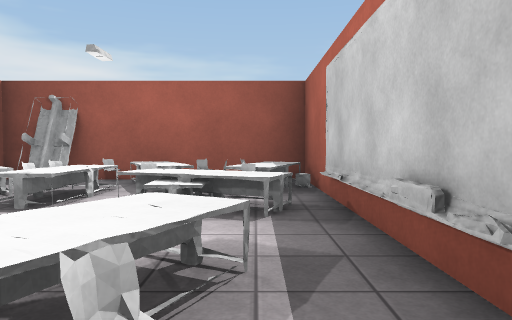
[1] (above)

24 first-person views from a walk through a scene from a Unity 3-D project. The camera is 1.2 m above the floor, tilts 2° down and sees 70° across. Doors are open. The floor is counted in squares, 2 m on a side. Each view is taken from the middle of a square. On the plan, view 1 faces up. The plan holds only what a view shows up to about 10 squares ahead; the rest is blank. The place goes on beyond the plan. The player is left out. Some surface patterns are stand-ins.

[2]
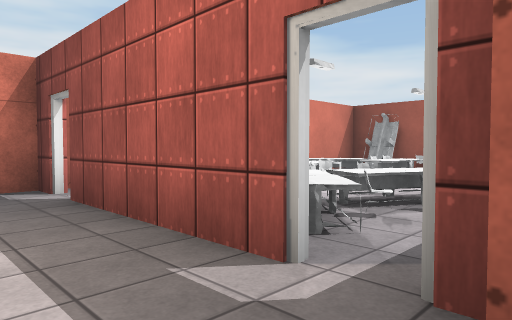

[3]
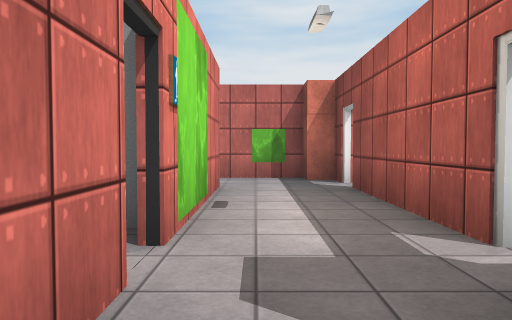

[4]
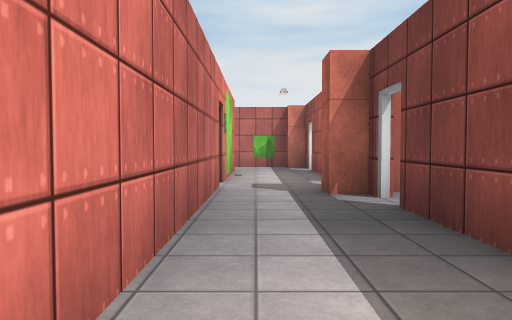

[5]
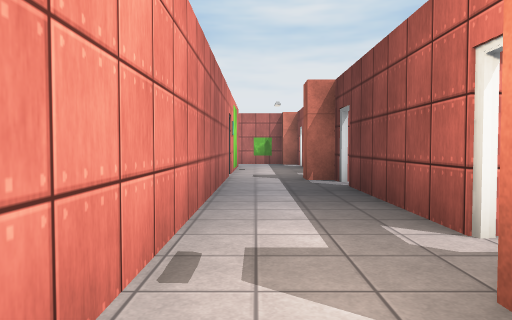

[6]
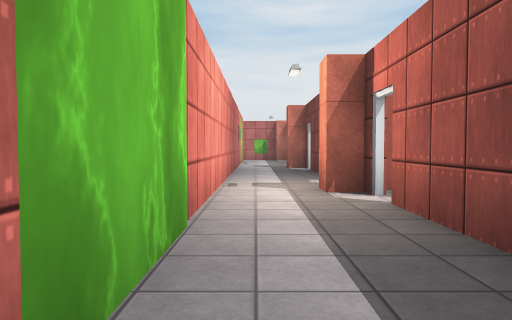

[7]
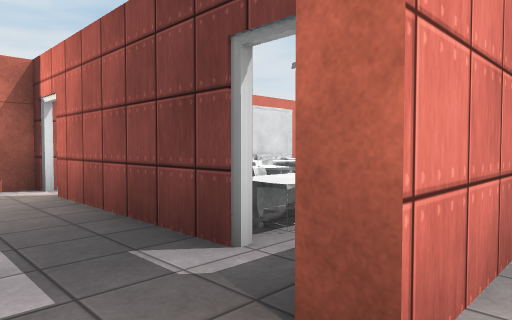

[8]
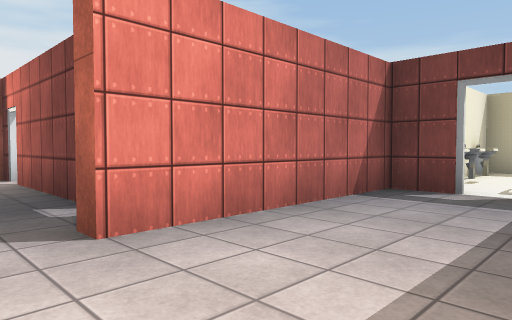

[9]
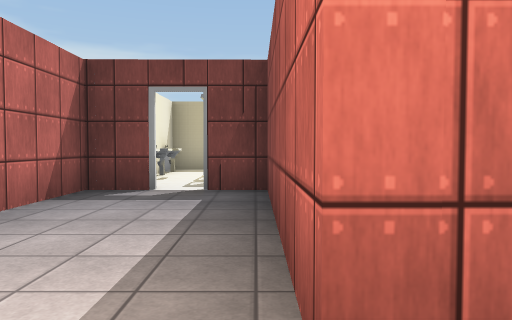

[10]
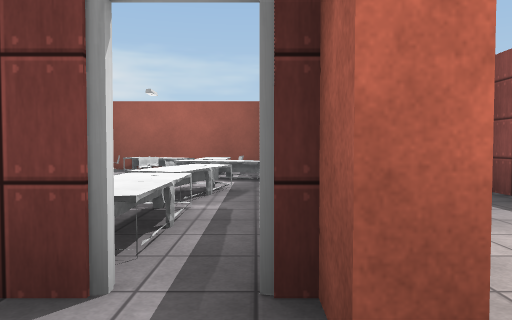

[11]
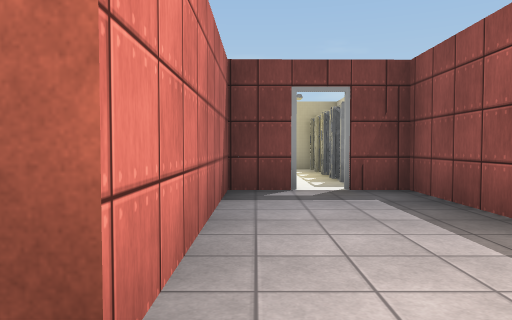

[12]
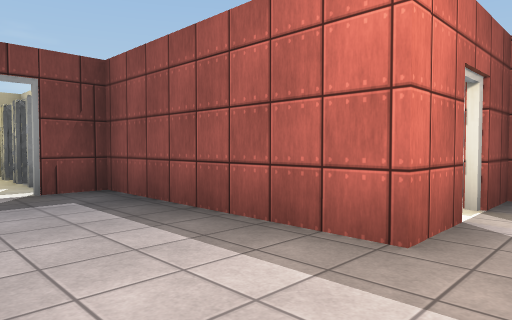

[13]
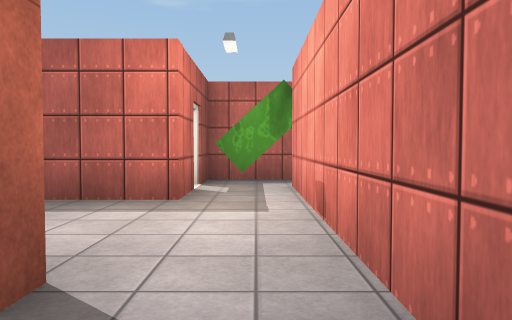

[14]
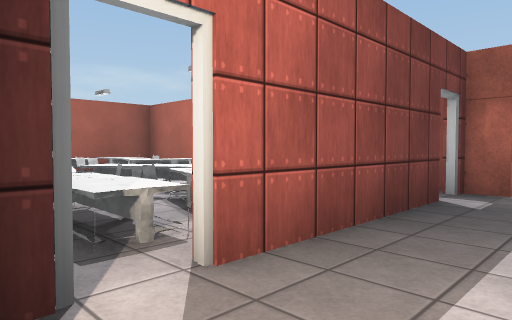

[15]
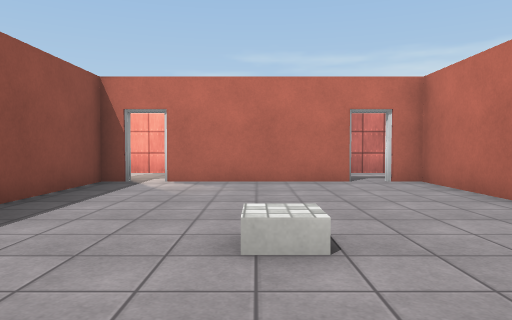

[16]
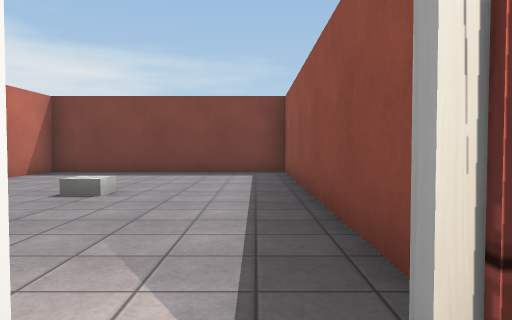

[17]
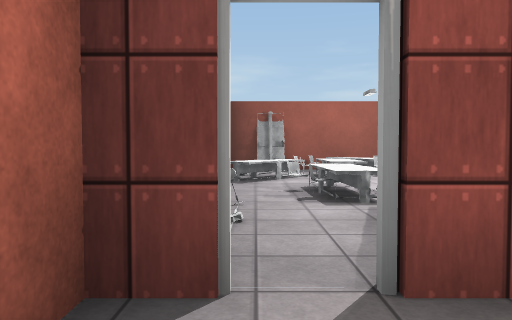

[18]
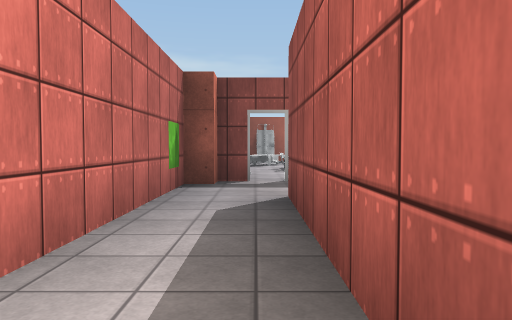

[19]
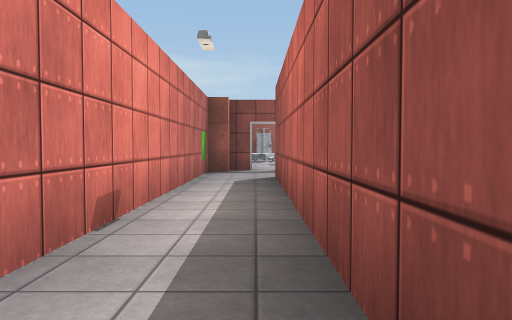

[20]
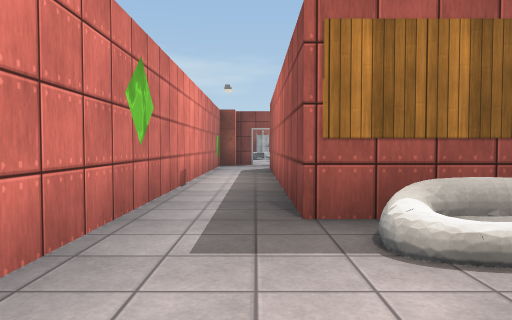

[21]
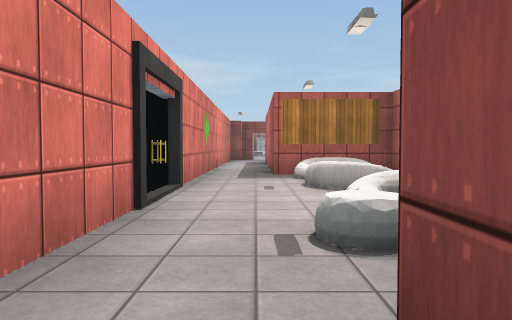

[22]
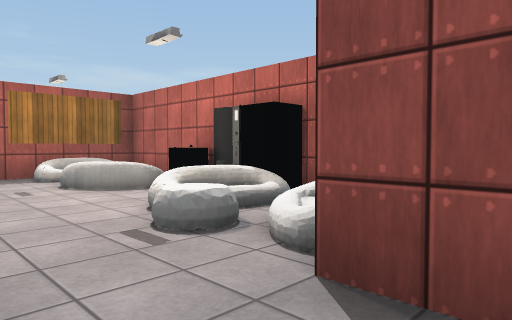

[23]
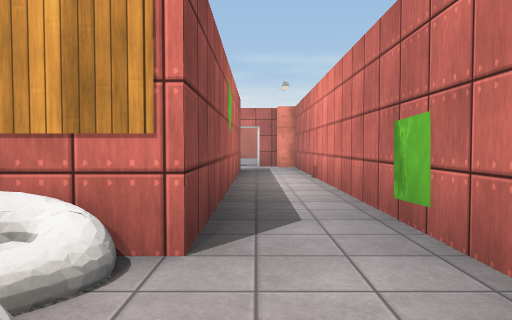

[24]
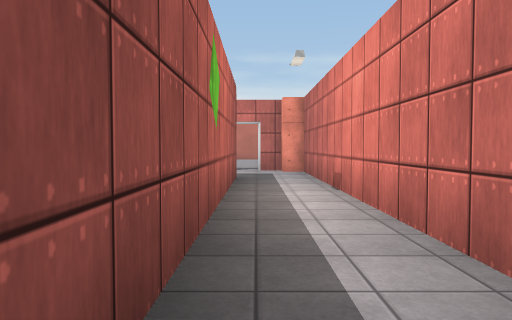

### Floor plan
Points are (right, up) in squares from view 1. A wall is a line through its corners. A room is listed if a view was taken in it or the views show most of it. See-through windows are left out.
Room 1 (views 1, 2, 17, 18, 19)
walls: (-4.7, -1.5) (-4.7, -2.1) (-5.2, -2.1) (-5.2, -12.5); (-0.1, -1.6) (-2.5, -1.6); (0.4, -3.6) (1.4, -3.6); (0.9, 1) (0.9, 6.8); (1.4, -2.1) (0.8, -2.1); (1.8, -1.6) (1.4, -1.6); (1, 6.8) (-4.7, 6.8) (-4.7, 4.5); (-3.6, -11) (-3.6, -3.6) (-0.1, -3.6)
low walls: (0.7, 1.1) (0.9, 1.5); (0.8, 1.1) (0.7, 1.7); (0.8, 1.3) (0.6, 2.1)
ways out: opening at (1, -3) to room 2; opening at (-4, -13) to room 6; open door at (0, -4); open door at (0, -1)
objects: other object (-4, -1) to (-4, 1); other object (-4, 3) to (-4, 5); other object (-4, 6); other object (-3, 1); other object (-3, 2); other object (-3, 3); other object (-3, 4) to (-2, 4); other object (-3, 5); other object (-3, 6); other object (-2, -1) to (-1, 0); other object (-2, 1); other object (-2, 2); other object (-2, 5) to (-2, 6); other object (-1, 0); other object (-1, 1); other object (-1, 2) to (0, 2); other object (-1, 5); other object (-1, 6); other object (0, 1); other object (0, 3) to (0, 4); other object (0, 5); other object (0, 6)
Room 2 (views 3, 4, 5, 14, 16)
walls: (5.6, -1.6) (2.2, -1.6); (7.2, -1.5) (7.2, -2.1) (6.5, -2.1); (1.4, -3.6) (10.6, -3.6); (1.4, -1.6) (1.4, -2.1); (10.6, -1.6) (8.5, -1.6)
ways out: opening at (1, -3) to room 1; opening at (9.5, -3) to room 3; open door at (2, -1) to room 5; open door at (6, -1) to room 5; opening at (8, -2) to room 7
Room 3 (views 6, 10, 13)
walls: (10.6, -3.6) (12.6, -3.6)
ways out: opening at (9.5, -3) to room 2; opening at (12, -3) to room 4; opening at (11, -1.5) to room 7
Room 4 (views 7, 8, 9, 11, 12)
walls: (16.2, -2.1) (15.2, -2.1) (15.2, 2.1) (14.3, 2.1); (12.6, -3.6) (16.8, -3.6); (13.7, 2.1) (12.6, 2.1) (12.6, -2.1)
ways out: opening at (12, -3) to room 3; open door at (12, -1) to room 7; open door at (14, 2) to room 7; opening at (15.5, -3); open door at (16.5, -2)
Room 5 (view 15)
walls: (1.1, 0.9) (1.1, -1.4) (1.8, -1.4); (6.8, 6.8) (1, 6.8); (2.2, -1.4) (5.6, -1.4); (1.1, 6.9) (1.1, 5.1); (6.1, -1.4) (6.7, -1.4) (6.7, 4.5)
ways out: open door at (2, -1) to room 2; open door at (6, -1) to room 2
Room 6 (views 20, 21, 22, 23, 24)
walls: (-5.2, -15.3) (-5.2, -26.9) (-4.6, -26.9); (-1, -14) (-1, -11) (-3.6, -11); (-3.6, -25.4) (-3.6, -18) (-2.5, -18); (-5.2, -12.5) (-5.2, -13.7); (-4.8, -27.4) (-4, -27.4)
ways out: opening at (-4, -13) to room 1; open door at (-4, -27.5); gap at (-5, -14.5)
objects: other object (-3, -16); other object (-3, -14); other object (-2, -18) to (-2, -17); other object (-2, -16); other object (-2, -14); other object (-2, -12); other object (-1, -16); other object (-1, -15)
Room 7 (no view inside)
walls: (12.1, 6.8) (8.1, 6.8); (7.1, 4.5) (7.1, 3); (6.9, 4.5) (6.9, 2.9); (14.5, 6.8) (12.8, 6.8); (12.3, -2.1) (12.3, -1.5)
ways out: opening at (8, -2) to room 2; opening at (11, -1.5) to room 3; open door at (12, -1) to room 4; open door at (14, 2) to room 4
objects: other object (8, -1) to (8, 1); other object (8, 2) to (8, 3); other object (8, 4) to (9, 4); other object (9, -1) to (9, 0); other object (9, 1); other object (9, 2) to (10, 3); other object (9, 6); other object (10, 0); other object (10, 4); other object (10, 5); other object (10, 6); other object (11, -1) to (11, 0); other object (11, 1); other object (11, 2); other object (11, 3); other object (11, 4) to (12, 4); other object (11, 5) to (11, 6); other object (12, 5); other object (13, 4); other object (13, 5); other object (13, 6); other object (15, 4); other object (15, 5); other object (15, 6)

Positions as (right, up) in squares from view 1, and headings:
1: (0, 0), facing up
2: (1, -3), facing up-left
3: (2, -3), facing left
4: (6, -3), facing left
5: (8, -3), facing left
6: (12, -3), facing left
7: (13, -3), facing up-left
8: (15, -3), facing up-left
9: (15, -3), facing up
10: (12, -3), facing up
11: (13, -3), facing up
12: (13, -3), facing up-right
13: (11, -3), facing right
14: (7, -3), facing up-right
15: (4, 5), facing down
16: (6, -2), facing up
17: (-4, -3), facing up
18: (-4, -8), facing up
19: (-4, -11), facing up
20: (-4, -14), facing up
21: (-4, -19), facing up
22: (-5, -19), facing up-right
23: (-4, -16), facing down
24: (-4, -18), facing down
